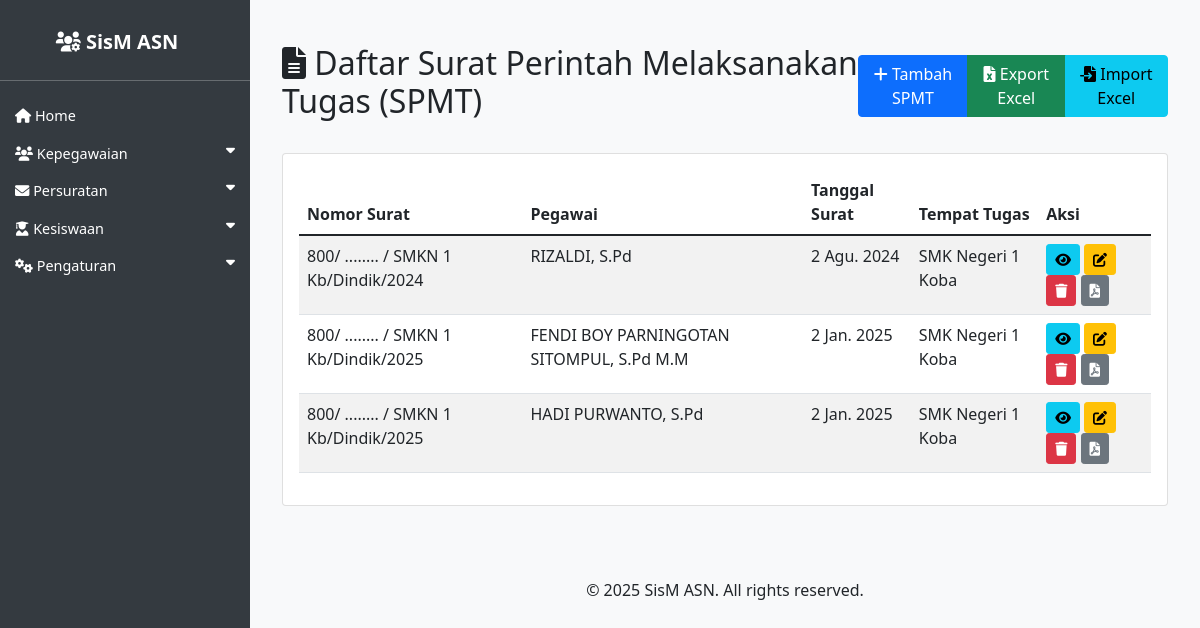
The page /asn/spmt/ on the database as committed earlier.
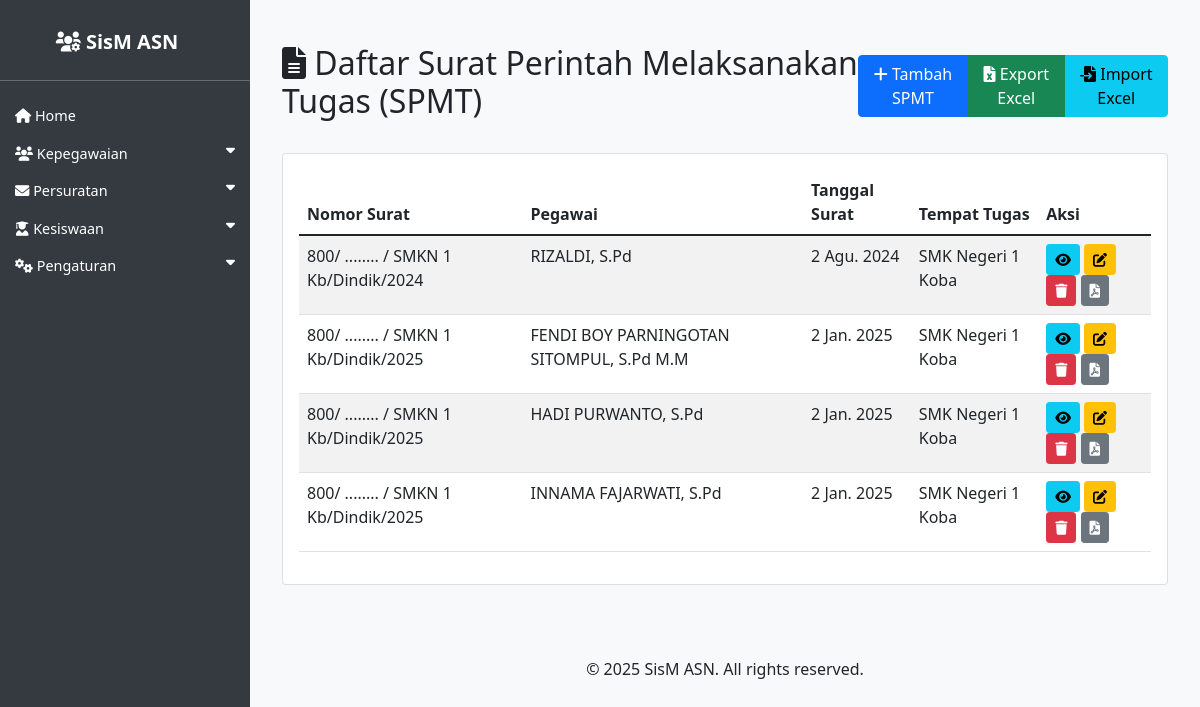
The same page on the database as committed later.
### asn_app/models.py (models this page shows, shortened)
class SPMT(models.Model):
    kop_surat = models.ForeignKey(KopSurat, on_delete=models.SET_NULL, null=True, blank=True, verbose_name='Kop Surat')
    nomor_surat = models.CharField(max_length=100, verbose_name='Nomor Surat')
    tempat_ditetapkan = models.CharField(max_length=100, verbose_name='Tempat Ditetapkan')
    tanggal_surat = models.DateField(verbose_name='Tanggal Surat')
    penandatangan = models.ForeignKey(ASN, on_delete=models.SET_NULL, null=True, related_name='spmt_penandatangan', verbose_name='Penandatangan')
    pegawai = models.ForeignKey(ASN, on_delete=models.SET_NULL, null=True, related_name='spmt_pegawai', verbose_name='Pegawai')
    peraturan = models.CharField(max_length=255, verbose_name='Peraturan')
    nomor_peraturan = models.CharField(max_length=100, verbose_name='Nomor Peraturan')
    tahun_peraturan = models.CharField(max_length=4, verbose_name='Tahun Peraturan')
    tentang = models.TextField(verbose_name='Tentang')
    tanggal_terhitung = models.DateField(verbose_name='Tanggal Terhitung Mulai')
    sebagai = models.CharField(max_length=255, verbose_name='Sebagai')
    tempat_tugas = models.CharField(max_length=255, verbose_name='Tempat Tugas')
    created_at = models.DateTimeField(auto_now_add=True)
    updated_at = models.DateTimeField(auto_now=True)

class ASN(models.Model):
    JENIS_KELAMIN_CHOICES = [
        ('L', 'Laki-laki'),
        ('P', 'Perempuan'),
    ]
    AGAMA_CHOICES = [
        ('ISLAM', 'Islam'),
        ('KRISTEN', 'Kristen'),
        ('KATOLIK', 'Katolik'),
        ('HINDU', 'Hindu'),
        ('BUDDHA', 'Buddha'),
        ('KONGHUCU', 'Konghucu'),
    ]
    nip = models.CharField(max_length=18, unique=True, null=True, blank=True)
    nama = models.CharField(max_length=100)
    tempat_lahir = models.CharField(max_length=50)
    tanggal_lahir = models.DateField()
    jenis_kelamin = models.CharField(max_length=1, choices=JENIS_KELAMIN_CHOICES)
    agama = models.CharField(max_length=10, choices=AGAMA_CHOICES)
    alamat = models.TextField()
    email = models.EmailField()
    telepon = models.CharField(max_length=15)
    jabatan = models.CharField(max_length=100)
    pangkat = models.CharField(max_length=50, null=True, blank=True)
    golongan = models.CharField(max_length=5, null=True, blank=True)
    nama_istri_suami = models.CharField(max_length=100, blank=True, null=True, verbose_name='Nama Istri/Suami')
    unit_kerja = models.CharField(max_length=100)
    foto = models.ImageField(upload_to='asn_fotos/', blank=True, null=True)
    created_at = models.DateTimeField(auto_now_add=True)
    updated_at = models.DateTimeField(auto_now=True)

### asn_app/views.py (the view)
# urls.py: path('spmt/', views.SPMTListView.as_view(), name='spmt_list'),
class SPMTListView(ListView):
    model = SPMT
    template_name = 'asn_app/spmt_list.html'
    context_object_name = 'spmt_list'
    paginate_by = 10

### asn_app/templates/asn_app/spmt_list.html (shortened to what this page needs)
{% extends 'asn_app/base.html' %}
{% block content %}
<div class="container mt-4">
    <div class="d-flex justify-content-between align-items-center mb-4">
        <h2><i class="fas fa-file-alt"></i> Daftar Surat Perintah Melaksanakan Tugas (SPMT)</h2>
        <div class="btn-group">
            <a href="{% url 'spmt_create' %}" class="btn btn-primary">
                <i class="fas fa-plus"></i> Tambah SPMT
            </a>
            <a href="{% url 'spmt_export_excel' %}" class="btn btn-success">
                <i class="fas fa-file-excel"></i> Export Excel
            </a>
            <a href="{% url 'spmt_import_excel' %}" class="btn btn-info">
                <i class="fas fa-file-import"></i> Import Excel
            </a>
        </div>
    </div>
    <div class="card">
        <div class="card-body">
            <div class="table-responsive">
                <table class="table table-striped">
                    <thead>
                        <tr>
                            <th>Nomor Surat</th>
                            <th>Pegawai</th>
                            <th>Tanggal Surat</th>
                            <th>Tempat Tugas</th>
                            <th>Aksi</th>
                        </tr>
                    </thead>
                    <tbody>
                        {% for spmt in spmt_list %}
                        <tr>
                            <td>{{ spmt.nomor_surat }}</td>
                            <td>{{ spmt.pegawai.nama }}</td>
                            <td>{{ spmt.tanggal_surat }}</td>
                            <td>{{ spmt.tempat_tugas }}</td>
                            <td>
                                <a href="{% url 'spmt_detail' spmt.pk %}" class="btn btn-sm btn-info">
                                    <i class="fas fa-eye"></i>
                                </a>
                                <a href="{% url 'spmt_update' spmt.pk %}" class="btn btn-sm btn-warning">
                                    <i class="fas fa-edit"></i>
                                </a>
                                <a href="{% url 'spmt_delete' spmt.pk %}" class="btn btn-sm btn-danger">
                                    <i class="fas fa-trash"></i>
                                </a>
                                <a href="{% url 'spmt_export_pdf' spmt.pk %}" class="btn btn-sm btn-secondary">
                                    <i class="fas fa-file-pdf"></i>
                                </a>
                            </td>
                        </tr>
                        {% endfor %}
                    </tbody>
                </table>
            </div>
        </div>
    </div>
</div>
{% endblock %}

Rows that differ between the two databases and show on the page:
added SPMT: nomor_surat "800/ ........ / SMKN 1 Kb/Dindik/2025", pegawai.nama "INNAMA FAJARWATI, S.Pd", tanggal_surat "2 Jan. 2025", tempat_tugas "SMK Negeri 1 Koba"
